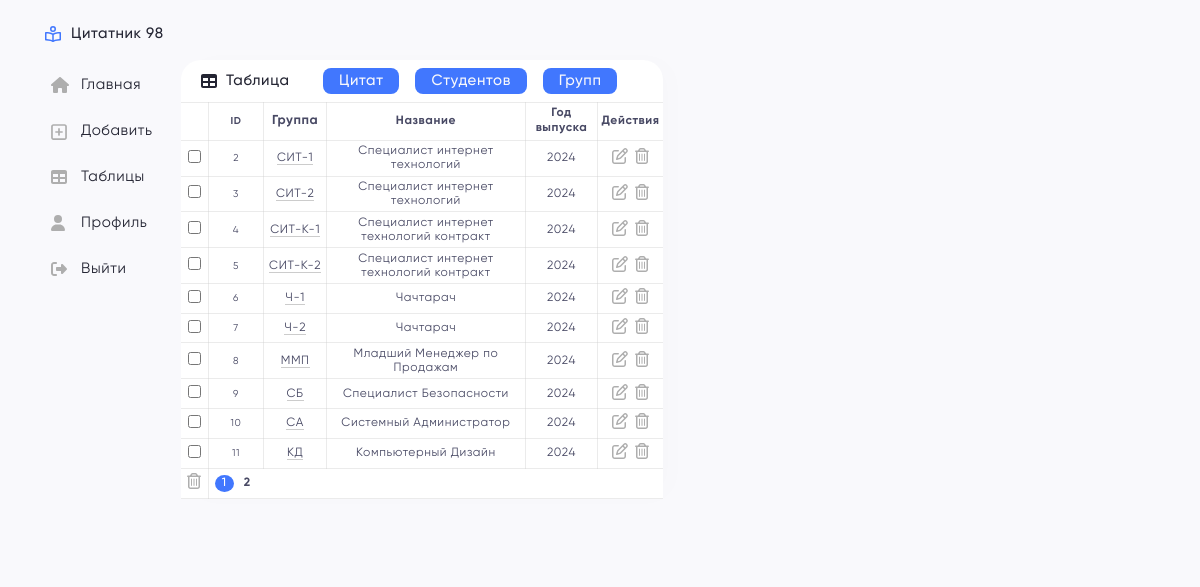
Screenshot of /table.php?table=groups (signed in) with the database file from the repository.
### tables this page shows
CREATE TABLE IF NOT EXISTS `groups` (
  `id_group` int(11) NOT NULL AUTO_INCREMENT,
  `group_name` varchar(11) NOT NULL,
  `group_fullname` varchar(70) DEFAULT NULL,
  `year_graduate` int(6) DEFAULT NULL,
  PRIMARY KEY (`id_group`)
);

### includes/table/groups.php (the view, shortened to what this page needs)
<div class="table-content">
    <form action="" method="post">
        <table class="table">
            <thead class="table_block">
                <tr class="table_row">
                    <th class="table_cell w-1"></th>
                    <th class=" table_cell id">ID</th>
                    <th class="table_cell group">Группа</th>
                    <th class="table_cell">Название</th>
                    <th class="table_cell year-graduate">Год выпуска</th>
                    <th class="table_cell btns-cell">Действия</th>
                </tr>
            </thead>
            <tbody class="table_block">
                <?php
                $select_groups = "SELECT * FROM `groups` WHERE id_group > 1";
                if ($result_select_groups = mysqli_query($connection, $select_groups)) {
                    $items_per_page = 10;
                    $num_rows = mysqli_num_rows($result_select_groups);
                    $total_pages = ceil($num_rows / $items_per_page);
                    if (isset($_GET['page'])) {
                        $page = $_GET['page'];
                        if ($page > $total_pages) {
                            $page = 1;
                        }
                    } else {
                        $page = 1;
                    }
                    $start = ($page - 1) * $items_per_page;
                    $limit = "SELECT * FROM `groups` WHERE id_group > 1 LIMIT $items_per_page OFFSET $start";
                    $result_limit = mysqli_query($connection, $limit);
                    while ($row = mysqli_fetch_assoc($result_limit)) { ?>
                        <tr class="table_row">
                            <td class="table_cell">
                                <input type="checkbox" name="checkbox[]" value="<?= $row['id_group'] ?>">
                            </td>
                            <td class=" table_cell id"><?= $row['id_group'] ?></td>
                            <td class="table_cell"><a class="line" href="/table.php?table=groups&show_users=<?= $row['id_group'] ?>"><?= $row['group_name'] ?></a></td>
                            <td class="table_cell"><?= $row['group_fullname'] ?></td>
                            <td class="table_cell"><?= $row['year_graduate'] ?></td>
                            <td class="table_cell">
                                <a href="?table=groups&edit=<?= $row['id_group'] ?>" name="edit" class="table_btn">
                                    <svg class="icon pd-left-3 ">
                                        <use href="./assets/images/svg/sprites.svg#edit" />
                                    </svg>
                                </a>
                                <a href="?table=groups&delete=<?= $row['id_group'] ?>" name="delete" class="table_btn" onclick=" return showConfirmation();">
                                    <svg class="icon pd-left-3 ">
                                        <use href="./assets/images/svg/sprites.svg#delete" />
                                    </svg>
                                </a>
                            </td>
                        </tr>
                    <?php } ?>
                <?php } ?>
            </tbody>
            <tfoot class="tfoot">
                <tr class="table_row">
                    <th class="table_cell">
                        <button type="submit" name="delete_all" onclick="return showConfirmation();">
                            <svg class="icon pd-left-3 ">
                                <use href="./assets/images/svg/sprites.svg#delete" />
                            </svg>
                        </button>
                    </th>
                    <th class="pagination">
                    </th>
                </tr>
            </tfoot>
        </table>
    </form>
</div>

### assets/css/style.css (style rules this page uses)
svg { fill: #AEAEAE; transition: 0.3s all; }
.icon { padding-top: 1px; min-width: 20px; max-width: 18px; max-height: 18px; }
.pd-left-3 { padding-left: 3px; }
.line { border-bottom: 1px solid rgb(204, 204, 204); }
.body { background-color: #F9F9FC; }
.group { font-size: 13px; cursor: pointer; transition: 0.6s all; }
.table { color: #484964; background-color: #fff; width: 100%; border-collapse: collapse; font-size: clamp(0.4375rem, 0.2917rem + 0.7778vw, 0.775rem); }
.table-content { background-color: #fff; width: 100%; }
.table_row { font-size: 0.75rem; }
.table_cell { padding: 0.2125rem; text-align: center; border: 1px solid rgba(204, 204, 204, 0.4); max-width: 150px; overflow: hidden; text-overflow: ellipsis; word-wrap: break-word; }
.table_cell:first-child { border-left: none; }
.table_cell:last-child { border-right: none; }
.table_block { border-bottom: 1px solid black; }
.w-1 { width: 1%; }
.id { width: 5%; font-size: 0.625rem; }
.group { width: 13%; }
.year-graduate { width: 15%; }
.btns-cell { width: 3%; }
.pagination { display: flex; grid-gap: 0.2rem; margin: 0 auto; font-size: 0.75rem; padding: 0.375rem; }
.tfoot { border: 1px solid rgba(204, 204, 204, 0.4); border-right: none; border-left: none; }

### rows the page displays
groups: id_group "2", group_name "СИТ-1", group_fullname "Специалист интернет технологий", year_graduate "2024"
groups: id_group "3", group_name "СИТ-2", group_fullname "Специалист интернет технологий", year_graduate "2024"
groups: id_group "4", group_name "СИТ-К-1", group_fullname "Специалист интернет технологий контракт", year_graduate "2024"
groups: id_group "5", group_name "СИТ-К-2", group_fullname "Специалист интернет технологий контракт", year_graduate "2024"
groups: id_group "6", group_name "Ч-1", group_fullname "Чачтарач", year_graduate "2024"
groups: id_group "7", group_name "Ч-2", group_fullname "Чачтарач", year_graduate "2024"
groups: id_group "8", group_name "ММП", group_fullname "Младший Менеджер по Продажам", year_graduate "2024"
groups: id_group "9", group_name "СБ", group_fullname "Специалист Безопасности", year_graduate "2024"
groups: id_group "10", group_name "СА", group_fullname "Системный Администратор", year_graduate "2024"
groups: id_group "11", group_name "КД", group_fullname "Компьютерный Дизайн", year_graduate "2024"
